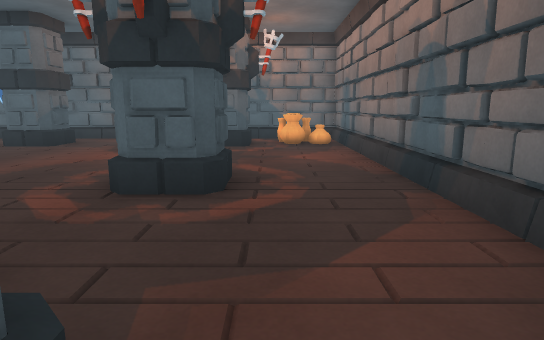
view 1 (above)

15 first-person views from a walk through a Unity game level. The camera is 1.2 m above the floor, tilts 10° down and sees 75° across. The floor is counted in squares, 1 m on a side. Each view is taken from the middle of a square. On the plan, view 1 faces up. The plan holds only what a view shows up to about 14 squares ahead; the rest is blank. The place goes on beyond the plan. Door leaves are left out, so doorways stand open. Surface patterns are stand-ins for the level's own textures.

view 2
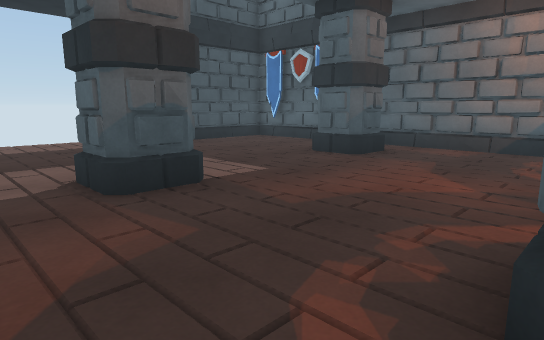

view 3
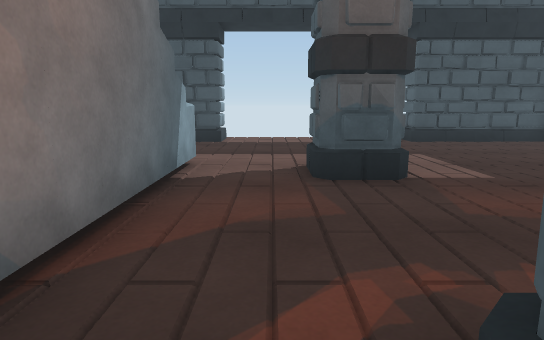

view 4
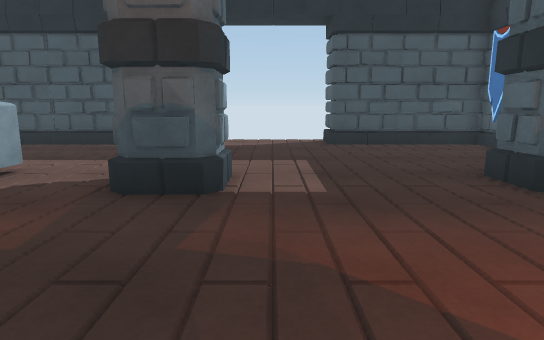

view 5
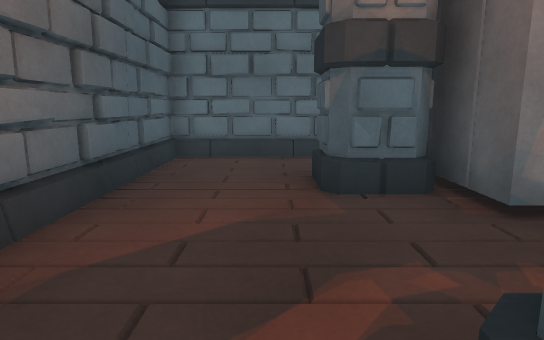

view 6
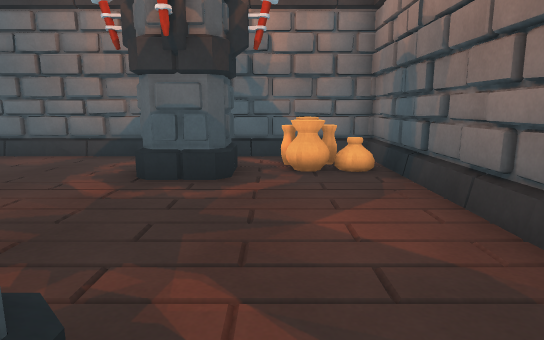

view 7
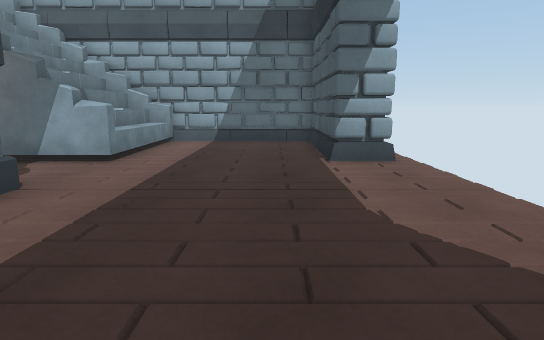

view 8
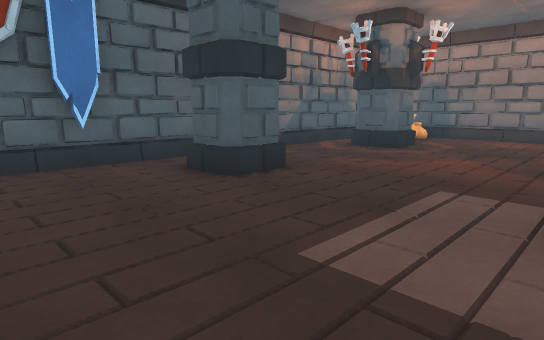

view 9
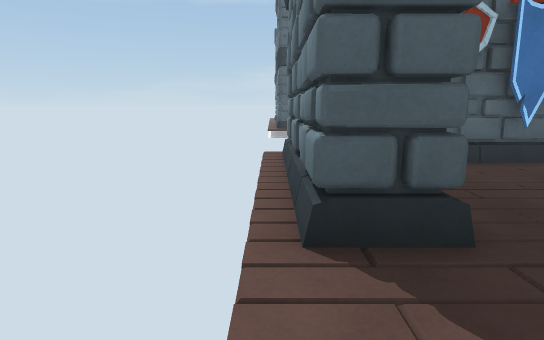

view 10
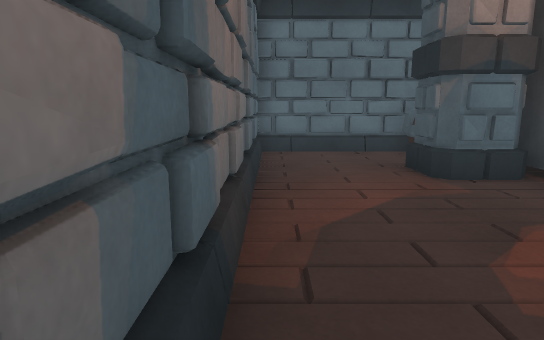

view 11
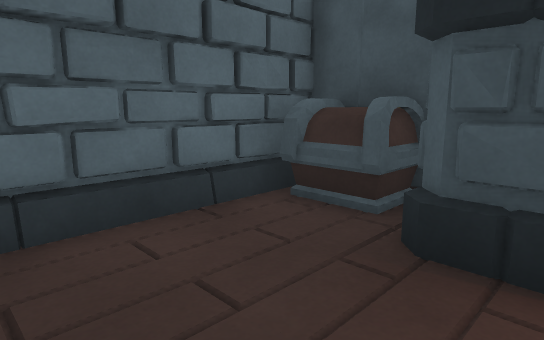

view 12
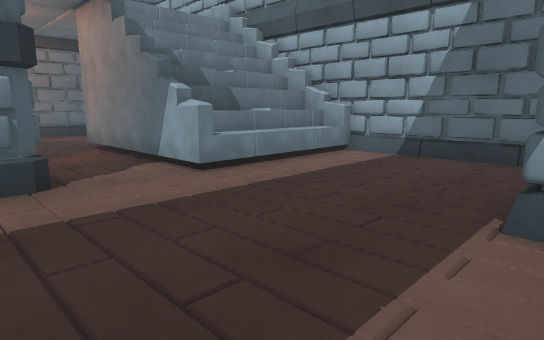

view 13
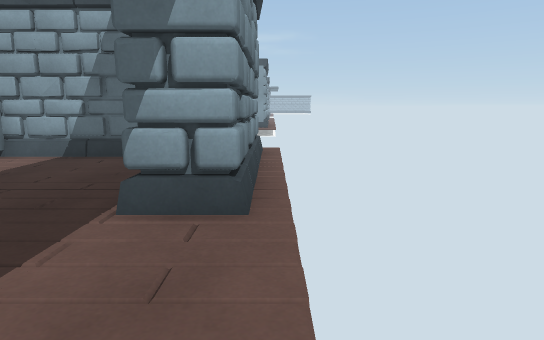

view 14
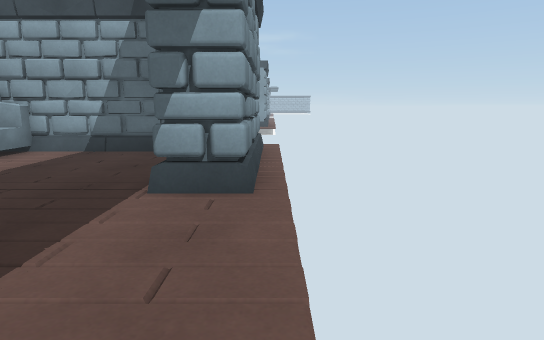

view 15
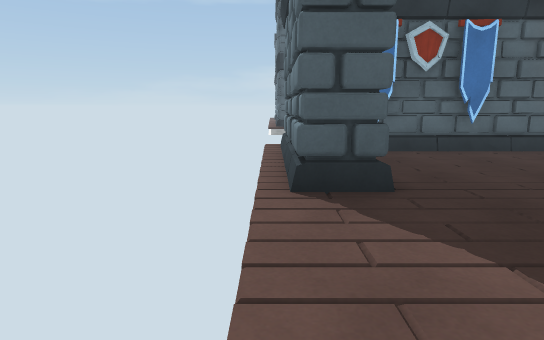

### Floor plan
Points are (right, up) in squares from view 1. A wall is a line through its corners. A room is listed if a view was taken in it or the views show most of it. See-through windows are left out.
Room 1 (views 1, 2, 3, 4, 5, 6, 7, 8, 9, 10, 11, 12, 13, 14, 15)
walls: (-8.5, 2.4) (-2.5, 2.4) (-2.5, -2.6) (2.4, -2.6) (2.4, 13.6) (-13.4, 13.6) (-13.6, 13.1); (-13.4, 8.9) (-14, 8.7); (-13.4, 8.9) (-14.6, 8.9); (-13.4, 9) (-14.6, 9) (-14.8, 9.4); (-13.4, 2.2) (-13.4, -2.6) (-7.4, -2.6); (-6.8, 13.6) (-7.5, 13.9); (-13.7, 1.8) (-13.2, 1.4); (-5, 13.8) (-5.6, 13.5); (-14.6, 9) (-14.6, 14.5); (-7.1, -2.4) (-7.1, 1.8); (-8.6, -2.3) (-6.8, -2.3); (-10.5, 13.8) (-11, 13.5); (-13.3, 11.8) (-13.6, 11.2); (-7.8, -2.6) (-7.8, 1.6); (-8.5, -2.8) (-8.5, 2.2) (-7.8, 2.2) (-7.8, 2.5); (-10.9, -2.8) (-10.4, -2.5); (2.3, 3.3) (2.6, 4); (2.5, 3.5) (2.2, 4.2); (-13.4, 13.6) (-13.4, 8.9); (-12, -2.7) (-11.4, -2.4); (2.3, 1.4) (2.6, 2); (2.6, 10.1) (2.3, 10.7); (1.1, -2.7) (2.4, -2.6); (-14.6, -3.4) (-14.6, 2.2) (-13.4, 2.2) (-13.3, 1.8) (-13.4, 1.3)
objects: banner (-12, 13); banner (-10, 13); pillar (-8, 5) to (-7, 6); pillar (-8, 11) to (-7, 12); other object (-2, -2) to (-2, -1); pillar (-2, 0) to (-1, 1); pillar (-2, 5) to (-1, 6); pillar (-2, 11) to (-1, 12); pot (0, 12) to (1, 13)

Where each view was taken, in squares from view 1:
view 1: 0 up, 0 right, facing up
view 2: 3 up, 2 left, facing up-left
view 3: 4 up, 1 left, facing left
view 4: 7 up, 2 left, facing left
view 5: 6 up, 0 right, facing down
view 6: 5 up, 0 right, facing up
view 7: 10 up, 12 left, facing down
view 8: 6 up, 12 left, facing up-right
view 9: 6 up, 15 left, facing up
view 10: 7 up, 2 right, facing down
view 11: 1 up, 2 right, facing down-left
view 12: 6 up, 14 left, facing down-right
view 13: 6 up, 15 left, facing down
view 14: 7 up, 15 left, facing down
view 15: 4 up, 15 left, facing up
